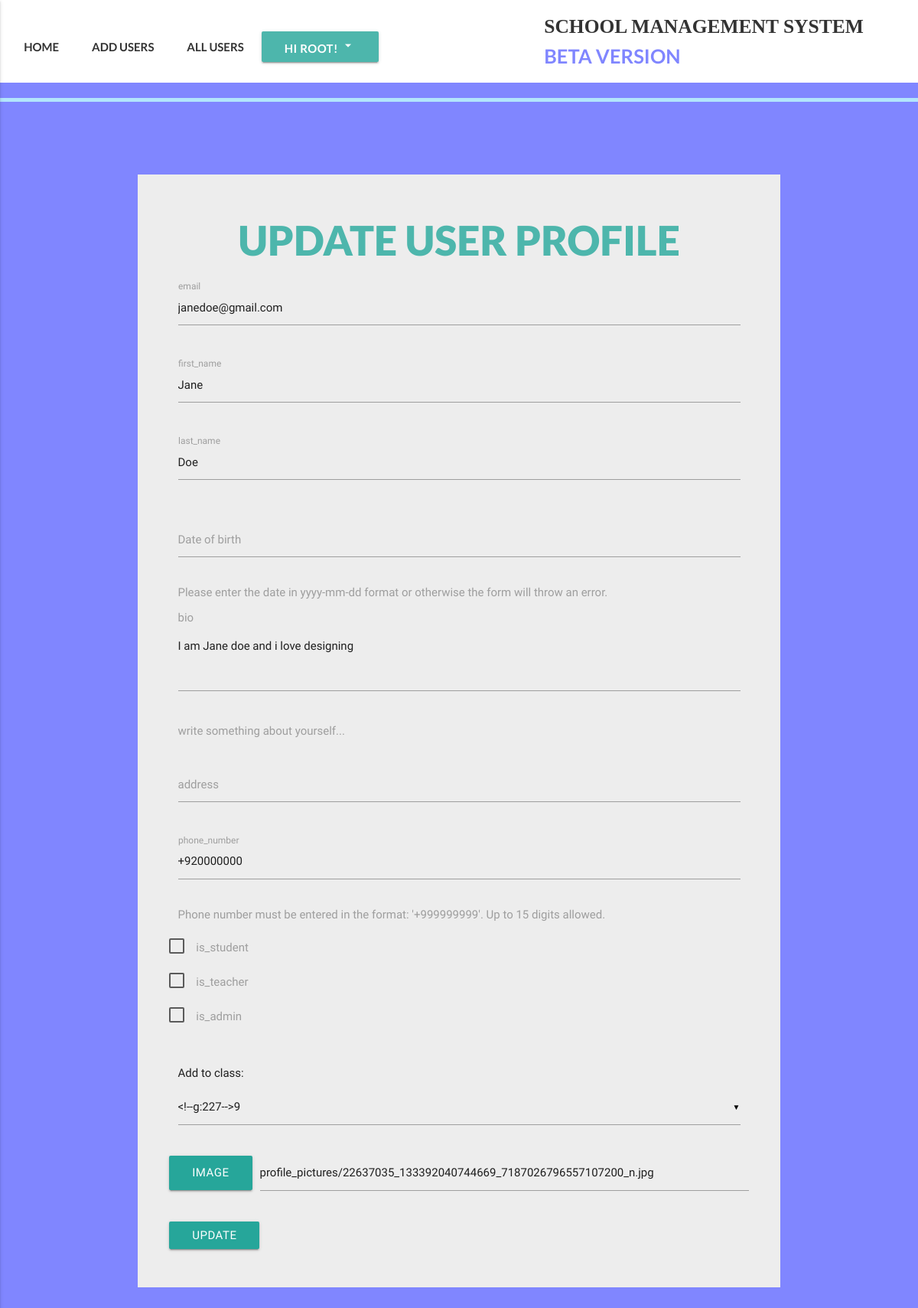
Screenshot of /accounts/3/edit (signed in) with the database file from the repository.
### accounts/models.py (models this page shows, shortened)
class User(AbstractBaseUser):
    email = models.EmailField(
        verbose_name='email address',
        max_length=255,
        unique=True,
    )
    date_of_birth = models.DateField(null=True)
    is_active = models.BooleanField(default=True)
    is_admin = models.BooleanField(default=False)
    is_teacher = models.BooleanField(default=False)
    is_student = models.BooleanField(default=False)
    bio = models.TextField(blank=True, help_text='write something about yourself...')
    phone_regex = RegexValidator(regex=r'^\+?1?\d{9,15}$', message="Phone number must be entered in the format: '+999999999'. Up to 15 digits allowed.")
    phone_number = models.CharField(validators=[phone_regex], max_length=17, blank=True, help_text="Phone number must be entered in the format: '+999999999'. Up to 15 digits allowed.") # validators should be a list
    first_name = models.CharField(max_length=225)
    last_name = models.CharField(max_length=225)
    address = models.CharField(max_length=225, blank=True)
    part_of = models.ForeignKey(Klasses, null=True, blank=True, related_name="partof", on_delete=models.SET_NULL)
    image = models.ImageField(upload_to="profile_pictures", blank=True)
    objects = MyUserManager()
    USERNAME_FIELD = 'email'
    REQUIRED_FIELDS = ['first_name', 'last_name', 'phone_number']
    def get_absolute_url(self):
        return reverse('user_detail', kwargs={'id':self.id})

### accounts/views.py (the view, shortened to what this page needs)
# urls.py: url(r'^(?P<id>[\w-]+)/edit$', user_update_view, name='user_update_view'),
def user_update_view(request, id):
    if request.user.is_authenticated and request.user.is_admin:
        instance = get_object_or_404(User, id=id)
        form = UserUpdateForm(request.POST or None, request.FILES or None, instance=instance)
        template_name = "accounts/user_update.html"
        context = {
            "instance": instance,
            "form": form,
        }
        return render(request, template_name, context)
    else:
        raise Http404

### accounts/forms.py (shortened to what this page needs)
class UserUpdateForm(forms.ModelForm):
    date_of_birth = forms.DateField(help_text="Please enter the date in yyyy-mm-dd format or otherwise the form will throw an error.", required=False)
    image = forms.ImageField(required=False)
    part_of = forms.ModelChoiceField(queryset=Klasses.objects.all(), empty_label="Please select a class if the user being added is a student or teacher", required=False)
    class Meta:
        model = User
        fields = ("email", "first_name", "last_name", "date_of_birth", "bio", "address", "phone_number", "is_student", "is_teacher", "is_admin", "part_of", "image")
    def __init__(self, *args, **kwargs):
        super(UserUpdateForm, self).__init__(*args, **kwargs)
        if self._meta.model.USERNAME_FIELD in self.fields:
            self.fields[self._meta.model.USERNAME_FIELD].widget.attrs.update({'autofocus': True})

### klass/models.py (called while the page is built)
    def __str__(self):
        return self.name

### templates/accounts/user_update.html (shortened to what this page needs)
{% extends 'index.html' %}
{% block customcss %}
{% load static %}
<link rel="stylesheet" href="{% static 'css/student-register.css' %}">
{% endblock customcss %}
{% block headercss %}
  <link rel="stylesheet" href="{% static 'css/header.css'%}">
{% endblock headercss %}
{% block headernavs %}
<li><a href="{% url 'home' %}" class="waves-effect waves-teal">HOME</a></li>
<li><a href="{% url 'user_creation_view' %}" class="waves-effect waves-teal">ADD USERS</a></li>
<li><a href="{% url 'user-list' %}" class="waves-effect waves-teal">ALL USERS</a></li>
<a class='dropdown-button btn my-dropdown teal lighten-2' data-beloworigin="true" href='#' data-activates='dropdown1'>Hi {{request.user.first_name}}! <i class="medium material-icons">arrow_drop_down</i></a>
{% endblock headernavs %}
{% block content %}
<div class="register-bg">
  <div class='my_container hoverable'>
  <div class="row">
    <form method="post" class='col s12' enctype="multipart/form-data">
      <h2 class="headed teal-text text-lighten-2">UPDATE USER PROFILE</h2>
      {% for field in form %}
      <div class="row">
            {% if field.html_name == 'bio' %}
            <div class="input-field col s12 ">
            <textarea name="{{field.html_name}}" id={{field.id_for_label}}, class='materialize-textarea validate'>{{field.value}}</textarea>
            <label for="{{field.id_for_label}}">{{ field.html_name }}</label>
            {% if field.help_text %}
            <p class='grey-text'>{{field.help_text}}</p>
            {% endif %}
            </div>
            {% elif field.html_name == 'date_of_birth' %}
            <div class="input-field col s12 ">
              <input type="date" name="{{field.html_name}}" value="{{field.value}}" id="{{field.id_for_label}}" class='datepicker' >
              <label for="{{field.id_for_label}}">Date of birth</label>
              {% if field.help_text %}
              <p class='grey-text'>{{field.help_text}}</p>
              {% endif %}
            </div>
            {% elif field.html_name == 'part_of' %}
                <div class="input-field col s12">
                  <p>Add to class:</p>
                </div>
            {% elif field.html_name == 'is_parent' or field.html_name == 'is_student' or field.html_name == 'is_teacher' or field.html_name == 'is_admin' %}
            <p>
              <label for="{{field.id_for_label}}">{{field.html_name}}</label>
            </p>
            {% elif field.html_name == "image" %}
            <div class="file-field input-field">
              <div class="btn">
                <span class="white-text">IMAGE</span>
              </div>
              <div class="file-path-wrapper">
                <input type="text" value="{{field.value}}" class='file-path validate'>
              </div>
            </div>
            {% else %}
            <div class="input-field col s12 ">
              <input type="{{field.field.widget.input_type}}" value="{{field.value}}" name="{{field.html_name}}" id="{{field.id_for_label}}" class='validate'>
              <label for="{{field.id_for_label}}">{{ field.html_name }}</label>
              {% if field.help_text %}
              <p class='grey-text'>{{field.help_text}}</p>
              {% endif %}
            </div>
            {% endif %}
        </div>
      {% endfor %}
      <button type="submit" class="btn waves-effect waves-light white-text">UPDATE</button>
    </form>
  </div>
  </div>
</div>
{% endblock %}

### static/css/header.css (style rules this page uses)
.my-dropdown { padding-bottom:40px; }
.my-nav ul li { display: inline; }
.my-nav ul li a, .disable { padding: 20px 20px 20px 20px; color: #333; transition: 0.4s; }

### static/css/student-register.css (style rules this page uses)
.register-bg { padding: 3em 0em; margin-top: 50px; }
.headed { font-family:lato; font-weight: 1000; text-align: center; color:#009688; }
body { background-color:#8086ff; }
.my_container { width:70%; margin: auto; background-color: rgba(237, 237, 237, 1); padding:2em; }

### rows the page displays
User: user.first_name "ROOT"
User: email "janedoe@gmail.com" "Jane" "Doe" "+920000000", bio "I am Jane doe and i love designing", value "profile_pictures/22637035_133392040744669_7187026796557107200_n.jpg"

### other values shown
{{ field.html_name }} "email" "first_name" "last_name" "address" "phone_number"
{{ field.help_text }} "Please enter the date in yyyy-mm-dd format or otherwise the form will throw an error."
{{ field.html_name }} "bio"
{{ field.help_text }} "write something about yourself..."
{{ field.help_text }} "Phone number must be entered in the format: '+999999999'. Up to 15 digits allowed."
{{ field.html_name }} "is_student" "is_teacher" "is_admin"
